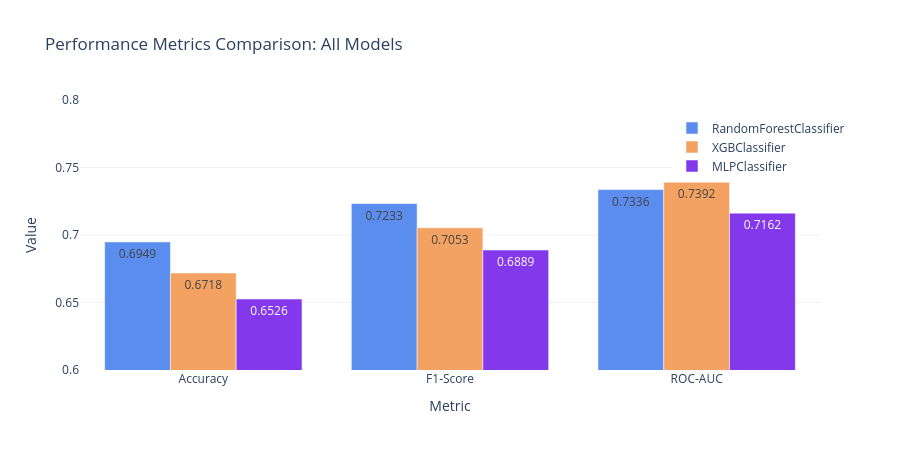

Notebook code cell kept with this figure:
### Markdown cell above
## 3. Comparación de métricas

### Code cell
# -- Visualización 1: Comparación de métricas principales ----------------------------------------------
metricas = ['accuracy', 'f1_score', 'roc_auc']
labels   = ['Accuracy', 'F1-Score', 'ROC-AUC']
colores  = ['#5B8DEF', '#F4A261', '#8338EC']

fig = go.Figure()
for i, row in df_res.iterrows():
    fig.add_trace(go.Bar(
        name=row['modelo'],
        x=labels,
        y=[row[m] for m in metricas],
        text=[f'{row[m]:.4f}' for m in metricas],
        textposition='auto',
        marker_color=colores[i]
    ))

fig.update_layout(
    title='Performance Metrics Comparison: All Models',
    barmode='group',
    yaxis=dict(range=[0.6, 0.80], title='Value'),
    xaxis_title='Metric',
    height=450,
    template='plotly_white',
    legend=dict(x=0.8, y=0.95)
)
fig.show()

### Figure 1 — Plotly figure (JSON) as saved in the notebook; plotly's stock layout.template omitted (floating-point values rounded to 4 significant figures)
{"data": [{"marker": {"color": "#5B8DEF"}, "name": "RandomForestClassifier", "text": ["0.6949", "0.7233", "0.7336"], "textposition": "auto", "type": "bar", "x": ["Accuracy", "F1-Score", "ROC-AUC"], "y": [0.6949, 0.7233, 0.7336]}, {"marker": {"color": "#F4A261"}, "name": "XGBClassifier", "text": ["0.6718", "0.7053", "0.7392"], "textposition": "auto", "type": "bar", "x": ["Accuracy", "F1-Score", "ROC-AUC"], "y": [0.6718, 0.7053, 0.7392]}, {"marker": {"color": "#8338EC"}, "name": "MLPClassifier", "text": ["0.6526", "0.6889", "0.7162"], "textposition": "auto", "type": "bar", "x": ["Accuracy", "F1-Score", "ROC-AUC"], "y": [0.6526, 0.6889, 0.7162]}], "layout": {"barmode": "group", "height": 450, "legend": {"x": 0.8, "y": 0.95}, "title": {"text": "Performance Metrics Comparison: All Models"}, "xaxis": {"title": {"text": "Metric"}}, "yaxis": {"range": [0.6, 0.8], "title": {"text": "Value"}}}}
